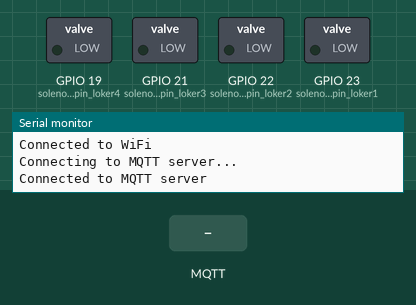
This sketch was run on a simulated ESP32. Shown: switched loads named in the sketch (green lamp = pin HIGH), the last lines printed to the serial monitor. The inputs (shaded band) are chosen by the test bench. WiFi joins after 1.5 s; servers stay silent unless stated; no MQTT or app messages arrive unless stated.

Above: at 3.2 s.
3.3 s: MQTT message "unlock" arrives on the first subscribed topic
At 4.5 s:
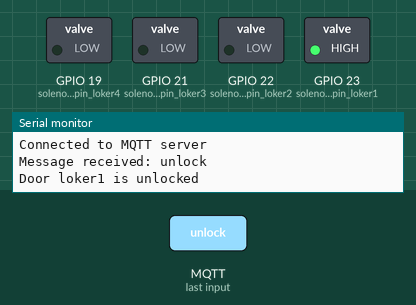
4.8 s: MQTT message "unlock" arrives on the second subscribed topic
At 5.8 s:
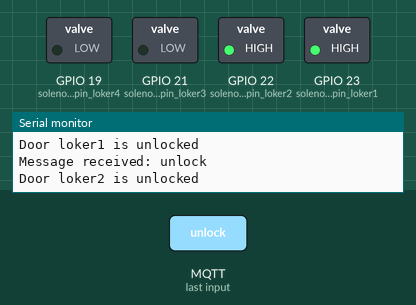
6.3 s: MQTT message "lock" arrives on the first subscribed topic
At 6.9 s:
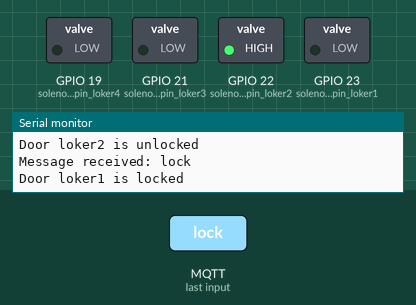
7.8 s: MQTT message "unlock" arrives on the third subscribed topic
At 8.1 s:
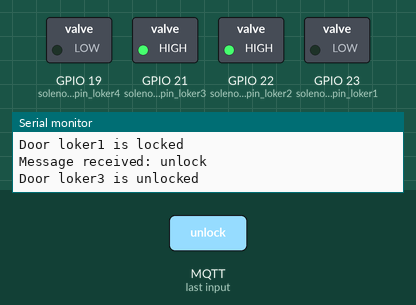
9.3 s: MQTT message "lock" arrives on the second subscribed topic
At 10.4 s:
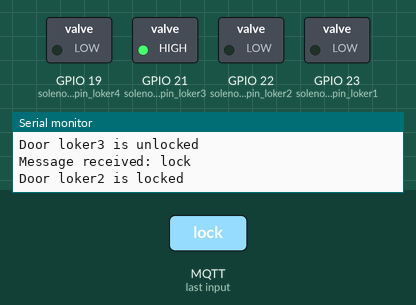
10.8 s: MQTT message "lock" arrives on the third subscribed topic
At 11.6 s:
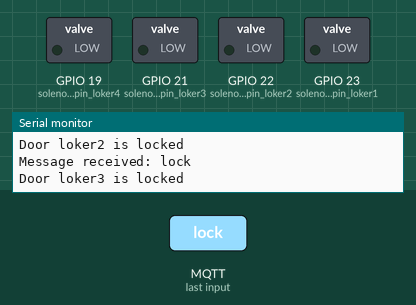
Timing chart, 0 to 13.3 s (numbered marks = the images above; inputs shaded):
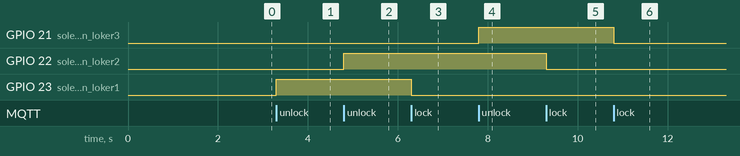

Measured:
- after the input at 3.3 s, GPIO 23 (solenoid_pin_loker1): LOW → HIGH at once
- after the input at 4.8 s, GPIO 22 (solenoid_pin_loker2): LOW → HIGH at once
- after the input at 6.3 s, GPIO 23 (solenoid_pin_loker1): HIGH → LOW at once
- after the input at 7.8 s, GPIO 21 (solenoid_pin_loker3): LOW → HIGH at once
- after the input at 9.3 s, GPIO 22 (solenoid_pin_loker2): HIGH → LOW at once
- after the input at 10.8 s, GPIO 21 (solenoid_pin_loker3): HIGH → LOW at once

The sketch:

Loker_Otomatis.ino
```cpp
#include <WiFi.h>
#include <PubSubClient.h>

const char* ssid = "UTDI-UKM-1";
const char* password = "";
const char* mqtt_server = "broker.mqtt-dashboard.com";

const char* topic_loker1 = "smart-locker/loker1";
const char* topic_loker2 = "smart-locker/loker2";
const char* topic_loker3 = "smart-locker/loker3";
const char* topic_loker4 = "smart-locker/loker4";

const int solenoid_pin_loker1 = 23;
const int solenoid_pin_loker2 = 22;
const int solenoid_pin_loker3 = 21;
const int solenoid_pin_loker4 = 19;

WiFiClient wifiClient;
PubSubClient client(wifiClient);

void setup() {
  pinMode(solenoid_pin_loker1, OUTPUT);
  pinMode(solenoid_pin_loker2, OUTPUT);
  pinMode(solenoid_pin_loker3, OUTPUT);
  pinMode(solenoid_pin_loker4, OUTPUT);

  Serial.begin(115200);
  WiFi.begin(ssid, password);
  while (WiFi.status() != WL_CONNECTED) {
    delay(1000);
    Serial.println("Connecting to WiFi...");
  }
  Serial.println("Connected to WiFi");
  client.setServer(mqtt_server, 1883);
  client.setCallback(callback);
  while (!client.connected()) {
    Serial.println("Connecting to MQTT server...");
    if (client.connect("esp32Client")) {
      Serial.println("Connected to MQTT server");
      client.subscribe(topic_loker1);
      client.subscribe(topic_loker2);
      client.subscribe(topic_loker3);
      client.subscribe(topic_loker4);
    } else {
      Serial.print("Failed with state ");
      Serial.print(client.state());
      delay(2000);
    }
  }
}

void loop() {
  client.loop();
}

void callback(char* topic, byte* payload, unsigned int length) {
  String message = "";
  for (int i = 0; i < length; i++) {
    message += (char)payload[i];
  }
  Serial.println("Message received: " + message);
  if (strcmp(topic, topic_loker1) == 0) {
    if (message == "unlock") {
      digitalWrite(solenoid_pin_loker1, HIGH);
      Serial.println("Door loker1 is unlocked");
    } else if (message == "lock") {
      digitalWrite(solenoid_pin_loker1, LOW);
      Serial.println("Door loker1 is locked");
    }
  } else if (strcmp(topic, topic_loker2) == 0) {
    if (message == "unlock") {
      digitalWrite(solenoid_pin_loker2, HIGH);
      Serial.println("Door loker2 is unlocked");
    } else if (message == "lock") {
      digitalWrite(solenoid_pin_loker2, LOW);
      Serial.println("Door loker2 is locked");
    }
  } else if (strcmp(topic, topic_loker3) == 0) {
    if (message == "unlock") {
      digitalWrite(solenoid_pin_loker3, HIGH);
      Serial.println("Door loker3 is unlocked");
    } else if (message == "lock") {
      digitalWrite(solenoid_pin_loker3, LOW);
      Serial.println("Door loker3 is locked");
    }
  } else if (strcmp(topic, topic_loker4) == 0) {
    if (message == "unlock") {
      digitalWrite(solenoid_pin_loker4, HIGH);
      Serial.println("Door loker4 is unlocked");
    } else if (message == "lock") {
      digitalWrite(solenoid_pin_loker4, LOW);
      Serial.println("Door loker4 is locked");
    }
  }
}
```
